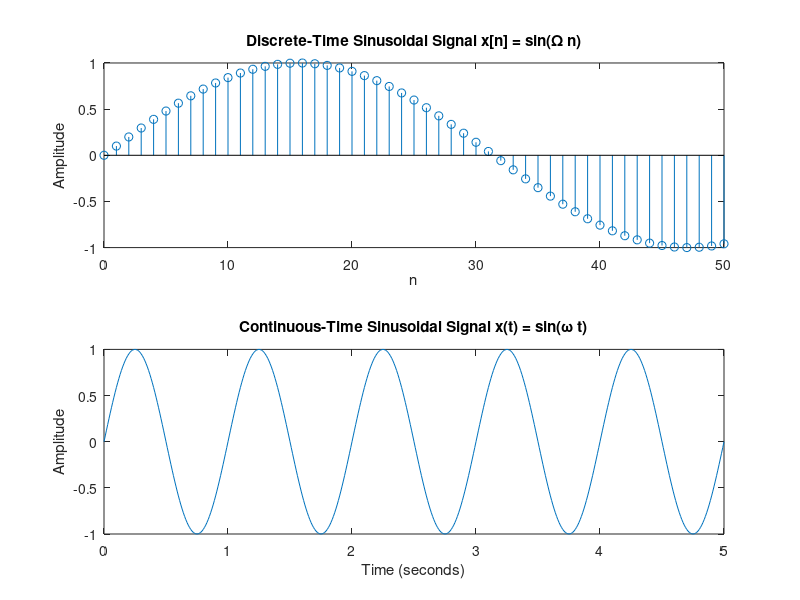

This chart was generated by the following MATLAB code:
% Define parameters
n = 0:50;  % Discrete-time range
Omega = 0.1;  % Discrete-time angular frequency
t = 0:0.01:5;  % Continuous-time range
omega = 2*pi;  % Continuous-time angular frequency

% Generate signals
x_discrete = sin(Omega * n);  % Discrete-time sinusoidal signal
x_continuous = sin(omega * t);  % Continuous-time sinusoidal signal

% Plot signals using subplot
subplot(2, 1, 1);  % Two rows, one column, first plot
stem(n, x_discrete);
xlabel('n');
ylabel('Amplitude');
title('Discrete-Time Sinusoidal Signal x[n] = sin(\Omega n)');

subplot(2, 1, 2);  % Two rows, one column, second plot
plot(t, x_continuous);
xlabel('Time (seconds)');
ylabel('Amplitude');
title('Continuous-Time Sinusoidal Signal x(t) = sin(\omega t)');

